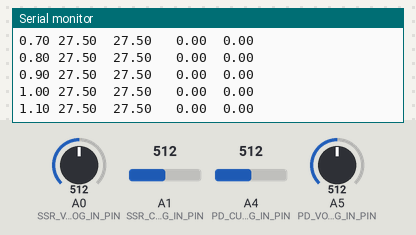
The sketch below on a simulated Arduino Uno, built with avr-gcc and run on an emulated ATmega328P. Shown: the last lines printed to the serial monitor. Inputs (shaded band) come from the test bench; at power-on: A1 (SSR_CURRENT_ANALOG_IN_PIN) = 512, A4 (PD_CURRENT_ANALOG_IN_PIN) = 512, A0 (SSR_VOLTAGE_ANALOG_IN_PIN) = 512, A5 (PD_VOLTAGE_ANALOG_IN_PIN) = 512.

Above: at 1.2 s.
1.3 s: A1 (SSR_CURRENT_ANALOG_IN_PIN) set to 631
At 1.31 s:
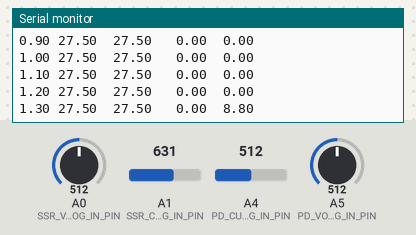
2.8 s: A1 (SSR_CURRENT_ANALOG_IN_PIN) set to 665
At 2.81 s:
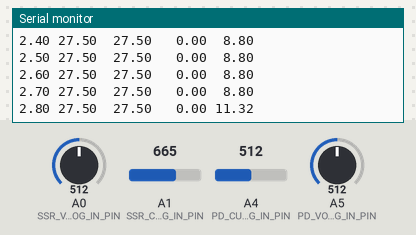
4.4 s: A4 (PD_CURRENT_ANALOG_IN_PIN) set to 634
At 4.41 s:
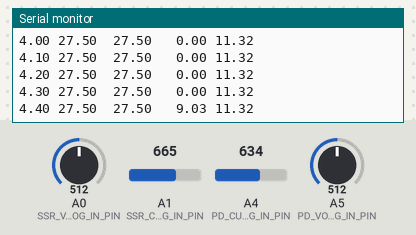
5.9 s: A4 (PD_CURRENT_ANALOG_IN_PIN) set to 661
At 5.91 s:
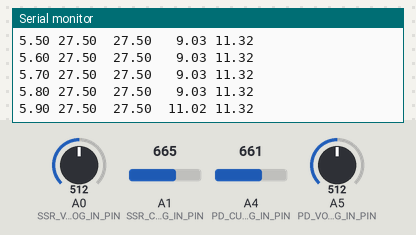

Measured:
- the behaviour switches between 647 and 648 on A1 (SSR_CURRENT_ANALOG_IN_PIN) (found by bisection; images 1 and 2)
- the behaviour switches between 647 and 648 on A4 (PD_CURRENT_ANALOG_IN_PIN) (found by bisection; images 3 and 4)
- after the input at 1.3 s, the serial monitor: prints a new line at once (image 1)
- after the input at 2.8 s, the serial monitor: prints a new line at once (image 2)
- after the input at 4.4 s, the serial monitor: prints a new line at once (image 3)

The sketch:

multimeter_aruduino.ino
```cpp
// this is a voltage(current)meter for zlac motor which has the maximum of (24v,30A)
// also measure power distributor'(abbrievated by PD below)s voltage and current(24V,30A)

#define SSR_VOLTAGE_ANALOG_IN_PIN A0
#define SSR_CURRENT_ANALOG_IN_PIN A1

#define PD_VOLTAGE_ANALOG_IN_PIN A5
#define PD_CURRENT_ANALOG_IN_PIN A4

//this part is for SSR output voltage parameter
float vout_ssr = 0.0;
float vin_ssr = 0.0;
float R1 = 100000.0; //anode side:R1(100K)
float R2 = 10000.0; //cathode side:R2(10K)
int vvalue_voltage_ssr = 0; //analog read value

//this part is for PD voltage parameter
float vout_pd = 0.0;
float vin_pd = 0.0;
int vvalue_voltage_pd = 0; //analog read value

//this part is for SSR output current parameter
float sensitivity_ssr = 0.066; //(V/A) ELC30
float offsetvoltage_ssr = 2.5; //calibration!!!
int vvalue_current_ssr = 0; //analog read value
double currentmetervoltage_ssr = 0;
double cin_ssr = 0;

//this part is for pd current parameter
float sensitivity_pd = 0.066; //(V/A) ELC30
float offsetvoltage_pd = 2.5; //calibration!!!
int vvalue_current_pd = 0; //analog read value
double currentmetervoltage_pd = 0;
double cin_pd = 0;

//time
unsigned long starttime;
unsigned long currenttime;
const unsigned long period = 100; //10mHz

void setup(){
	//setup serial
	Serial.begin(9600);
	Serial.println("start measuring");
	Serial.println("time(s)/PD(V)/SSR(V)/PD(A)/SSR(A)");

	//time
	starttime = millis(); //initial start time
}

void loop(){
	//time
	currenttime = millis();

	if (currenttime - starttime >= period)
	{
	//time display
	Serial.print(millis()/1000.0, 2);
	Serial.print(" ");

	//pd voltage
	vvalue_voltage_pd = analogRead(PD_VOLTAGE_ANALOG_IN_PIN);
	vout_pd = (vvalue_voltage_pd * 5.0) / 1024.0; //seperate 5V to 1024 pieces
	vin_pd = vout_pd / (R2/(R1+R2)); //cathode side voltage is what we want
	if (abs(vin_pd)<0.09){
	vin_pd = 0.0; //statement to quash undesired reading!
	}

	//pd voltage display
	char voltage_pd[20];
	char voltagevalue_pd[10];
	dtostrf(vin_pd, 5, 2, voltagevalue_pd);
	sprintf(voltage_pd, "%05s ", voltagevalue_pd);
	Serial.print(voltage_pd);
	Serial.print(" ");

	//ssr voltage
	vvalue_voltage_ssr = analogRead(SSR_VOLTAGE_ANALOG_IN_PIN);
	vout_ssr = (vvalue_voltage_ssr * 5.0) / 1024.0; //seperate 5V to 1024 pieces
	vin_ssr = vout_ssr / (R2/(R1+R2)); //cathode side voltage is what we want
	if (abs(vin_ssr)<0.09){
	vin_ssr = 0.0; //statement to quash undesired reading!
	}

	//pd voltage display
	char voltage_ssr[20];
	char voltagevalue_ssr[10];
	dtostrf(vin_ssr, 5, 2, voltagevalue_ssr);
	sprintf(voltage_ssr, "%05s ", voltagevalue_ssr);
	Serial.print(voltage_ssr);
	Serial.print(" ");

	//pd current
	vvalue_current_pd = analogRead(PD_CURRENT_ANALOG_IN_PIN);
	currentmetervoltage_pd = (vvalue_current_pd / 1024.0) * 5;
	cin_pd = ((currentmetervoltage_pd - offsetvoltage_pd) / sensitivity_pd);
	if (abs(cin_pd)<0.1){
	cin_pd = 0.0;
	}

	//pd current display
	char current_pd[20];
	char currentvalue_pd[10];
	dtostrf(cin_pd, 5, 2, currentvalue_pd);
	sprintf(current_pd, "%05s", currentvalue_pd);
	Serial.print(current_pd);
	Serial.print(" ");

	//ssr current
	vvalue_current_ssr = analogRead(SSR_CURRENT_ANALOG_IN_PIN);
	currentmetervoltage_ssr = (vvalue_current_ssr / 1024.0) * 5;
	cin_ssr = ((currentmetervoltage_ssr - offsetvoltage_ssr) / sensitivity_ssr);
	if (abs(cin_ssr)<0.1){
	cin_ssr = 0.0;
	}

	//ssr current display
	char current_ssr[20];
	char currentvalue_ssr[10];
	dtostrf(cin_ssr, 5, 2, currentvalue_ssr);
	sprintf(current_ssr, "%05s", currentvalue_ssr);
	Serial.print(current_ssr);
	Serial.println("");

	starttime = currenttime;
	}
}
```
